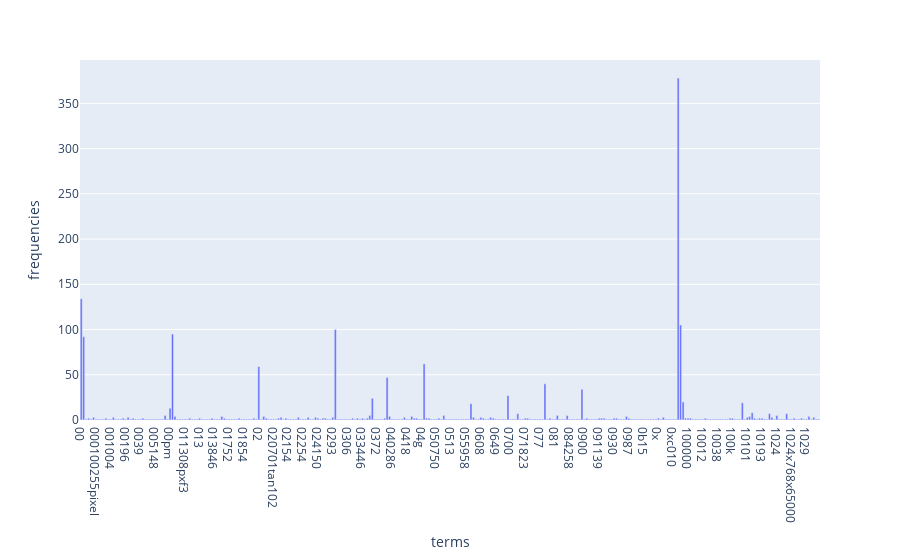

Notebook code for this chart:
### Code cell
#plotly interactive visualization
import plotly.express as px

fig = px.bar(term_frequencies[:300], x=count_vect.get_feature_names()[:300], y=term_frequencies[:300], labels = {'x':'terms', 'y':'frequencies'})

fig.show()

### Figure 1 — Plotly figure (JSON) as saved in the notebook; plotly's stock layout.template omitted (floating-point values rounded to 4 significant figures; data arrays with more than 128 entries replaced by an {"elided": "..."} marker saying what was removed)
{"data": [{"alignmentgroup": "True", "hovertemplate": "terms=%{x}<br>frequencies=%{y}<extra></extra>", "legendgroup": "", "marker": {"color": "#636efa", "pattern": {"shape": ""}}, "name": "", "offsetgroup": "", "orientation": "v", "showlegend": false, "textposition": "auto", "type": "bar", "x": {"elided": "300 str values"}, "xaxis": "x", "y": {"elided": "300 int values"}, "yaxis": "y"}], "layout": {"barmode": "relative", "legend": {"tracegroupgap": 0}, "margin": {"t": 60}, "xaxis": {"anchor": "y", "domain": [0, 1], "title": {"text": "terms"}}, "yaxis": {"anchor": "x", "domain": [0, 1], "title": {"text": "frequencies"}}}}
